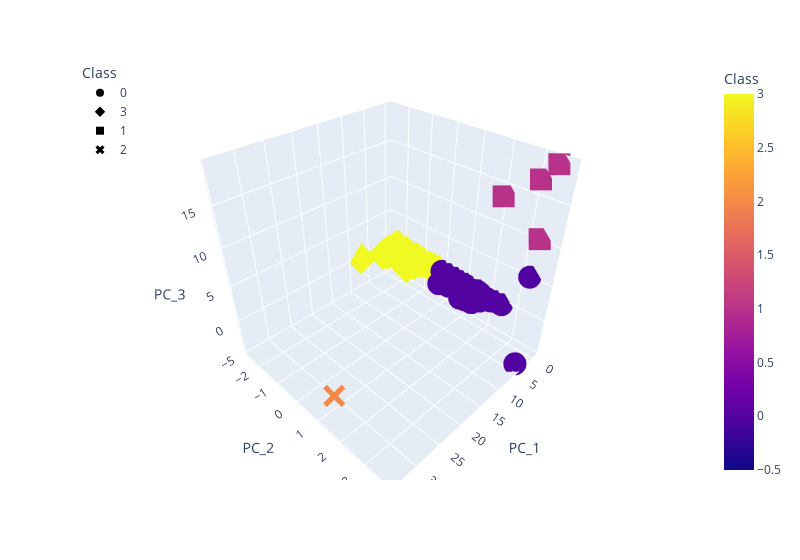

This figure's notebook cell:
### Markdown cell above
### Deliverable 4: Visualizing Cryptocurrencies Results

#### 3D-Scatter with Clusters

### Code cell
# Creating a 3D-Scatter with the PCA data and the clusters
# Plot the 3D-scatter with x="Total Coins Mined", y="Total Coins Supply"
fig = px.scatter_3d(
                clustered_df,
                x="PC_1",
                y="PC_2",
                z="PC_3",
                color="Class",
                symbol="Class",
                width=800)
fig.update_layout(legend=dict(x=0,y=1))
fig.show()

### Figure 1 — Plotly figure (JSON) as saved in the notebook; plotly's stock layout.template omitted (floating-point values rounded to 4 significant figures; data arrays with more than 128 entries replaced by an {"elided": "..."} marker saying what was removed)
{"data": [{"hovertemplate": "Class=%{marker.color}<br>PC_1=%{x}<br>PC_2=%{y}<br>PC_3=%{z}<extra></extra>", "legendgroup": "0", "marker": {"color": {"elided": "288 int values"}, "coloraxis": "coloraxis", "symbol": "circle"}, "mode": "markers", "name": "0", "scene": "scene", "showlegend": true, "type": "scatter3d", "x": {"elided": "288 float values"}, "y": {"elided": "288 float values"}, "z": {"elided": "288 float values"}}, {"hovertemplate": "Class=%{marker.color}<br>PC_1=%{x}<br>PC_2=%{y}<br>PC_3=%{z}<extra></extra>", "legendgroup": "3", "marker": {"color": {"elided": "239 int values"}, "coloraxis": "coloraxis", "symbol": "diamond"}, "mode": "markers", "name": "3", "scene": "scene", "showlegend": true, "type": "scatter3d", "x": {"elided": "239 float values"}, "y": {"elided": "239 float values"}, "z": {"elided": "239 float values"}}, {"hovertemplate": "Class=%{marker.color}<br>PC_1=%{x}<br>PC_2=%{y}<br>PC_3=%{z}<extra></extra>", "legendgroup": "1", "marker": {"color": [1, 1, 1, 1], "coloraxis": "coloraxis", "symbol": "square"}, "mode": "markers", "name": "1", "scene": "scene", "showlegend": true, "type": "scatter3d", "x": [-0.1118, -0.4131, -0.386, -0.461], "y": [2.051, 3.517, 3.091, 3.382], "z": [13.86, 19.1, 17.02, 10.53]}, {"hovertemplate": "Class=%{marker.color}<br>PC_1=%{x}<br>PC_2=%{y}<br>PC_3=%{z}<extra></extra>", "legendgroup": "2", "marker": {"color": [2], "coloraxis": "coloraxis", "symbol": "x"}, "mode": "markers", "name": "2", "scene": "scene", "showlegend": true, "type": "scatter3d", "x": [34.08], "y": [1.667], "z": [0.1869]}], "layout": {"coloraxis": {"colorbar": {"title": {"text": "Class"}}, "colorscale": [[0, "#0d0887"], [0.1111, "#46039f"], [0.2222, "#7201a8"], [0.3333, "#9c179e"], [0.4444, "#bd3786"], [0.5556, "#d8576b"], [0.6667, "#ed7953"], [0.7778, "#fb9f3a"], [0.8889, "#fdca26"], [1, "#f0f921"]]}, "legend": {"title": {"text": "Class"}, "tracegroupgap": 0, "x": 0, "y": 1}, "margin": {"t": 60}, "scene": {"domain": {"x": [0, 1], "y": [0, 1]}, "xaxis": {"title": {"text": "PC_1"}}, "yaxis": {"title": {"text": "PC_2"}}, "zaxis": {"title": {"text": "PC_3"}}}, "width": 800}}
